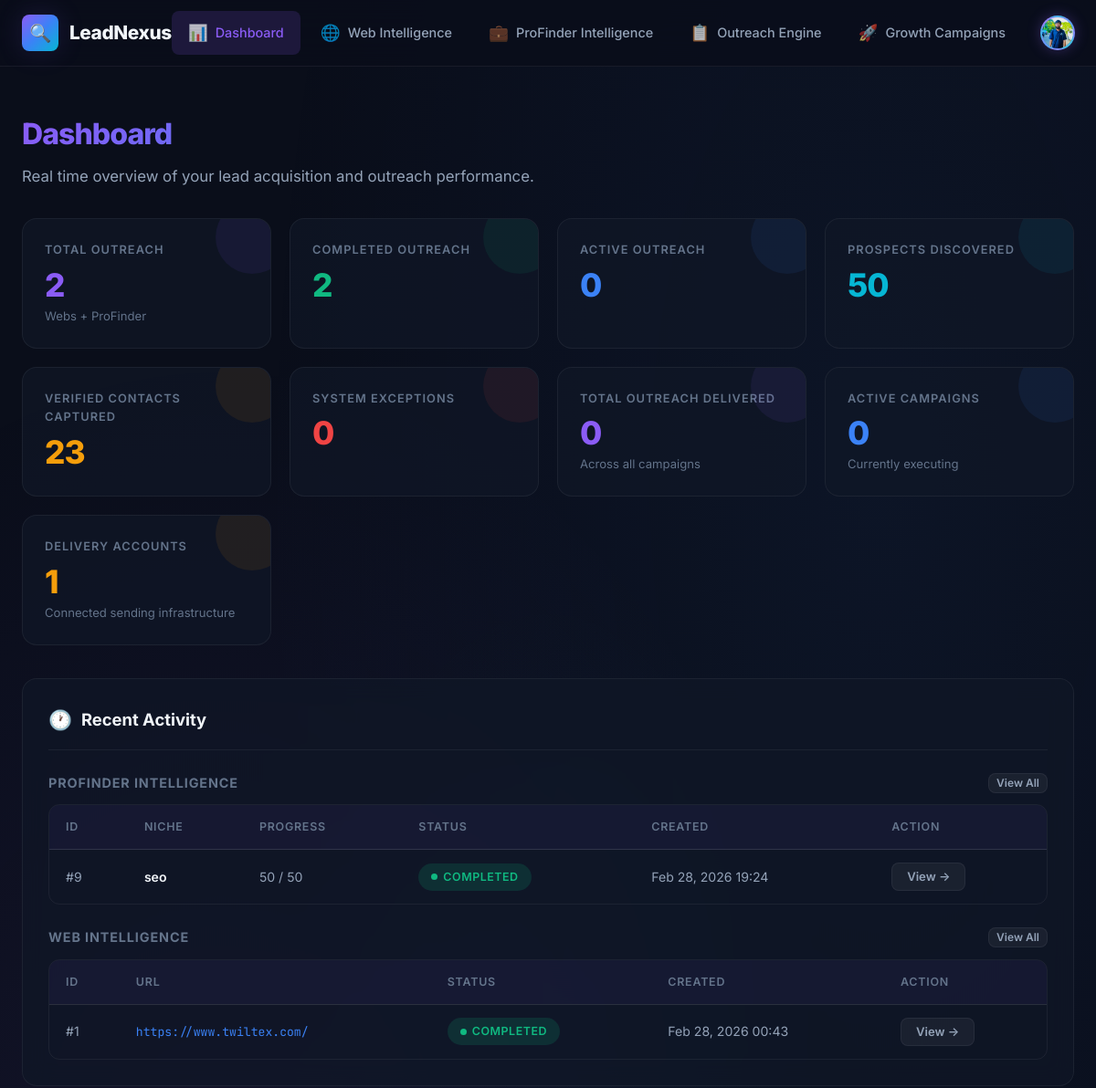
Page / (signed in, upper part) on the earlier database version.
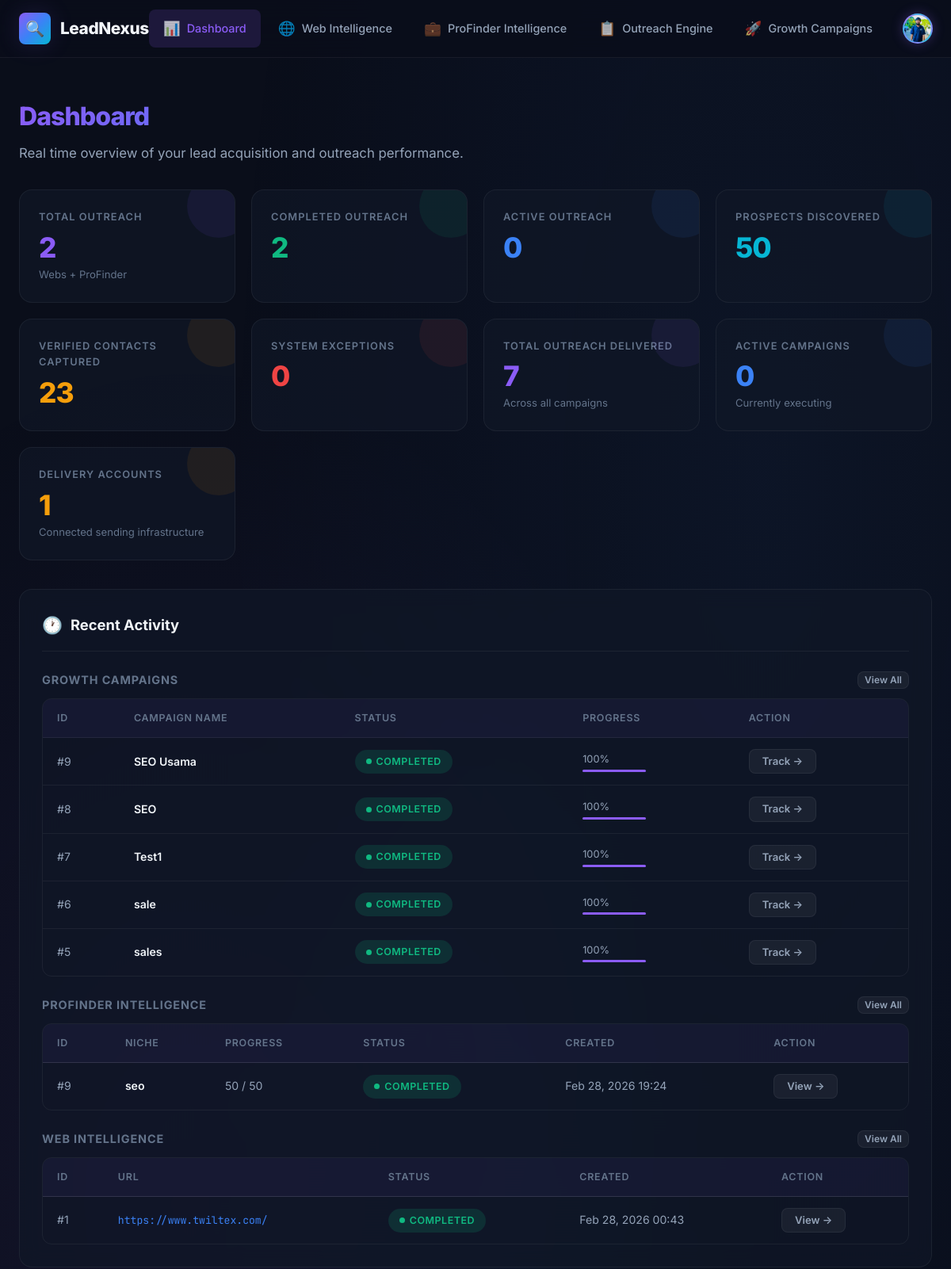
Same page on the later database version.
### core/models.py (models this page shows, shortened)
class LinkedInScrapeJob(models.Model):
    STATUS_CHOICES = [
        ('pending',   'Pending'),
        ('running',   'Running'),
        ('completed', 'Completed'),
        ('failed',    'Failed'),
        ('cancelled', 'Cancelled'),
    ]
    niche           = models.CharField(max_length=500, help_text="Search niche / keywords")
    max_profiles    = models.PositiveIntegerField(default=50, help_text="Max profiles to scrape")
    scrape_websites = models.BooleanField(default=True, help_text="Also visit & scrape company websites")
    headless        = models.BooleanField(default=False, help_text="Run Chrome in headless mode")
    account = models.ForeignKey(
        LinkedInAccount,
        on_delete=models.SET_NULL,
        null=True,
        blank=True,
        related_name='jobs',
        help_text="Stored LinkedIn account to use for this job"
    )
    linkedin_email    = models.CharField(max_length=255, blank=True, default='', help_text="Manual email (overridden if account selected)")
    linkedin_password = models.CharField(max_length=255, blank=True, default='', help_text="Manual password (overridden if account selected)")
    status        = models.CharField(max_length=20, choices=STATUS_CHOICES, default='pending', db_index=True)
    error_message = models.TextField(blank=True, default='')
    progress      = models.PositiveIntegerField(default=0, help_text="Profiles scraped so far")
    created_at   = models.DateTimeField(auto_now_add=True)
    started_at   = models.DateTimeField(null=True, blank=True)
    completed_at = models.DateTimeField(null=True, blank=True)
    class Meta:
        ordering = ['-created_at']
        verbose_name = 'LinkedIn Scrape Job'

class ScrapeJob(models.Model):
    STATUS_CHOICES = [
        ('pending',   'Pending'),
        ('running',   'Running'),
        ('completed', 'Completed'),
        ('failed',    'Failed'),
        ('cancelled', 'Cancelled'),
    ]
    url               = models.URLField(max_length=2000, help_text="Target website URL")
    scrape_contact    = models.BooleanField(default=True, help_text="Also scrape contact/about pages")
    max_contact_pages = models.PositiveSmallIntegerField(default=3)
    status        = models.CharField(max_length=20, choices=STATUS_CHOICES, default='pending', db_index=True)
    error_message = models.TextField(blank=True, default='')
    created_at   = models.DateTimeField(auto_now_add=True)
    started_at   = models.DateTimeField(null=True, blank=True)
    completed_at = models.DateTimeField(null=True, blank=True)
    class Meta:
        ordering = ['-created_at']
        verbose_name = 'Website Scrape Job'

### mail/models.py (models this page shows, shortened)
class EmailCampaign(models.Model):
    STATUS_CHOICES = [
        ('pending', 'Pending'),
        ('running', 'Running'),
        ('paused', 'Paused'),
        ('completed', 'Completed'),
        ('failed', 'Failed'),
    ]
    name = models.CharField(max_length=255, default="Untitled Campaign", help_text="A friendly name for your campaign")
    subject = models.CharField(max_length=255)
    body = models.TextField(help_text="Use {{ name }} for placeholders")
    gap_minutes = models.IntegerField(default=1, help_text="Wait time between each email")
    status = models.CharField(max_length=20, choices=STATUS_CHOICES, default='pending')
    created_at = models.DateTimeField(auto_now_add=True)
    updated_at = models.DateTimeField(auto_now=True)
    total_recipients = models.IntegerField(default=0)
    sent_count = models.IntegerField(default=0)
    failed_count = models.IntegerField(default=0)
    @property
    def progress_percentage(self):
        if self.total_recipients == 0:
            return 0
        return int(((self.sent_count + self.failed_count) / self.total_recipients) * 100)

### core/template_views.py (the view)
# urls.py: path('',                       template_views.dashboard,           name='dashboard'),
@login_required
def dashboard(request):
    website_jobs  = ScrapeJob.objects.all()
    linkedin_jobs = LinkedInScrapeJob.objects.all()
    total_jobs = website_jobs.count() + linkedin_jobs.count()
    completed_jobs = (
        website_jobs.filter(status='completed').count()
        + linkedin_jobs.filter(status='completed').count()
    )
    running_jobs = (
        website_jobs.filter(status='running').count()
        + linkedin_jobs.filter(status='running').count()
    )
    failed_jobs = (
        website_jobs.filter(status='failed').count()
        + linkedin_jobs.filter(status='failed').count()
    )
    total_profiles = ScrapedLinkedInProfile.objects.count()
    emails_found = (
        ScrapedWebsite.objects.exclude(email__isnull=True).exclude(email='').count()
        + ScrapedLinkedInProfile.objects.exclude(website_email__isnull=True).exclude(website_email='').count()
    )
    return render(request, 'dashboard.html', {
        'active_page':     'dashboard',
        'total_jobs':      total_jobs,
        'completed_jobs':  completed_jobs,
        'running_jobs':    running_jobs,
        'failed_jobs':     failed_jobs,
        'total_profiles':  total_profiles,
        'emails_found':    emails_found,
        'total_emails_sent': sum(c.sent_count for c in EmailCampaign.objects.all()),
        'active_campaigns': EmailCampaign.objects.filter(status='running').count(),
        'smtp_accounts': SMTPCredential.objects.all(),
        'recent_website_jobs':  website_jobs.order_by('-created_at')[:5],
        'recent_linkedin_jobs': linkedin_jobs.order_by('-created_at')[:5],
        'recent_campaigns': EmailCampaign.objects.all().order_by('-created_at')[:5],
    })

### templates/dashboard.html (shortened to what the changed rows need)
{% extends "base.html" %}
{% block content %}
<div class="page-header">
    <h1 class="page-title">Dashboard</h1>
</div>
<div class="stats-grid">
    <div class="stat-card purple">
        <div class="stat-label">Total Outreach Delivered</div>
        <div class="stat-value">{{ total_emails_sent }}</div>
        <div class="stat-sub">Across all campaigns</div>
    </div>
</div>
{% if recent_website_jobs or recent_linkedin_jobs %}
<div style="margin-top: 36px;">
    <div class="card">
        <div class="card-header">
            <h2 class="card-title"><span class="card-icon">🕐</span> Recent Activity</h2>
        </div>
        {% if recent_campaigns %}
        <div style="display: flex; justify-content: space-between; align-items: center; margin-bottom: 12px;">
            <h3 style="margin: 0; font-size: 0.9rem; color: var(--text-muted); text-transform: uppercase; letter-spacing: 0.06em;">Growth Campaigns</h3>
            <a href="{% url 'mail-dashboard' %}" class="btn btn-secondary btn-sm" style="font-size: 0.75rem; padding: 4px 8px;">View All</a>
        </div>
        <div class="table-wrapper" style="margin-bottom: 24px;">
            <table class="data-table">
                <thead>
                    <tr>
                        <th>ID</th>
                        <th>Campaign Name</th>
                        <th>Status</th>
                        <th>Progress</th>
                        <th>Action</th>
                    </tr>
                </thead>
                <tbody>
                    {% for campaign in recent_campaigns %}
                    <tr>
                        <td>#{{ campaign.id }}</td>
                        <td class="cell-name">{{ campaign.name }}</td>
                        <td><span class="badge badge-{{ campaign.status }}"><span class="badge-dot"></span> {{ campaign.status|upper }}</span></td>
                        <td>
                            <div style="font-size: 0.8rem; margin-bottom: 2px;">{{ campaign.progress_percentage }}%</div>
                            <div style="width: 80px; height: 3px; background: var(--border); border-radius: 2px;">
                                <div style="width: {{ campaign.progress_percentage }}%; height: 100%; background: var(--accent-purple); border-radius: 2px;"></div>
                            </div>
                        </td>
                        <td><a href="/mail/campaign/{{ campaign.id }}/" class="btn btn-secondary btn-sm">Track →</a></td>
                    </tr>
                    {% endfor %}
                </tbody>
            </table>
        </div>
        {% endif %}
        {% if recent_linkedin_jobs %}
        <div class="table-wrapper" style="margin-bottom: 24px;">
            <table class="data-table">
                <thead>
                    <tr>
                        <th>ID</th>
                        <th>Niche</th>
                        <th>Progress</th>
                        <th>Status</th>
                        <th>Created</th>
                        <th>Action</th>
                    </tr>
                </thead>
                <tbody>
                    {% for job in recent_linkedin_jobs %}
                    <tr>
                        <td>#{{ job.id }}</td>
                        <td class="cell-name">{{ job.niche }}</td>
                        <td>{{ job.progress }} / {{ job.max_profiles }}</td>
                        <td><span class="badge badge-{{ job.status }}"><span class="badge-dot"></span> {{ job.status }}</span></td>
                        <td>{{ job.created_at|date:"M d, Y H:i" }}</td>
                        <td><a href="/linkedin-job/{{ job.id }}/" class="btn btn-secondary btn-sm">View →</a></td>
                    </tr>
                    {% endfor %}
                </tbody>
            </table>
        </div>
        {% endif %}
        {% if recent_website_jobs %}
        <div class="table-wrapper">
            <table class="data-table">
                <thead>
                    <tr>
                        <th>ID</th>
                        <th>URL</th>
                        <th>Status</th>
                        <th>Created</th>
                        <th>Action</th>
                    </tr>
                </thead>
                <tbody>
                    {% for job in recent_website_jobs %}
                    <tr>
                        <td>#{{ job.id }}</td>
                        <td class="cell-url">{{ job.url|truncatechars:60 }}</td>
                        <td><span class="badge badge-{{ job.status }}"><span class="badge-dot"></span> {{ job.status }}</span></td>
                        <td>{{ job.created_at|date:"M d, Y H:i" }}</td>
                        <td><a href="/website-job/{{ job.id }}/" class="btn btn-secondary btn-sm">View →</a></td>
                    </tr>
                    {% endfor %}
                </tbody>
            </table>
        </div>
        {% endif %}
    </div>
</div>
{% endif %}
{% endblock %}

Differences in the rows shown:
added EmailCampaign: id "9", name "SEO Usama", status "COMPLETED", progress_percentage "100"
added EmailCampaign: id "8", name "SEO", status "COMPLETED", progress_percentage "100"
added EmailCampaign: id "7", name "Test1", status "COMPLETED", progress_percentage "100"
added EmailCampaign: id "6", name "sale", status "COMPLETED", progress_percentage "100"
added EmailCampaign: id "5", name "sales", status "COMPLETED", progress_percentage "100"
Other differences:
{{ total_emails_sent }}: "0" → "7"
text now shown: "GROWTH CAMPAIGNS View All ID CAMPAIGN NAME STATUS PROGRESS ACTION"
